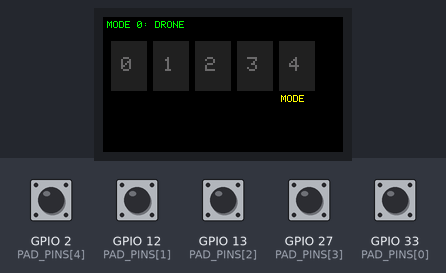
Bench run of a program on a simulated ESP32. Parts: 240×135 colour display. The inputs (shaded band) are chosen by the test bench; at power-on: GPIO 2 (PAD_PINS[4]), GPIO 12 (PAD_PINS[1]), GPIO 13 (PAD_PINS[2]), GPIO 27 (PAD_PINS[3]), GPIO 33 (PAD_PINS[0]) HIGH. What the program prints to the serial monitor is not drawn.

Above: at 2.3 s.
2.4 s: GPIO 2 (PAD_PINS[4]) pulled LOW for 0.15 s
At 3.4 s:
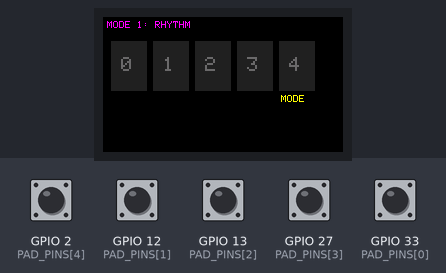
4.0 s: GPIO 12 (PAD_PINS[1]) pulled LOW for 1 s
At 5.0 s:
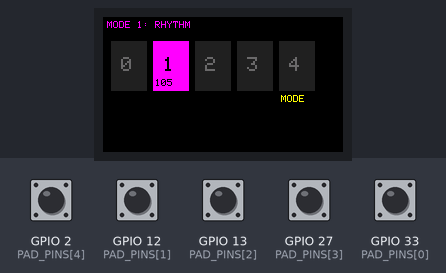
6.6 s: GPIO 2 (PAD_PINS[4]) pulled LOW for 1 s
At 7.9 s:
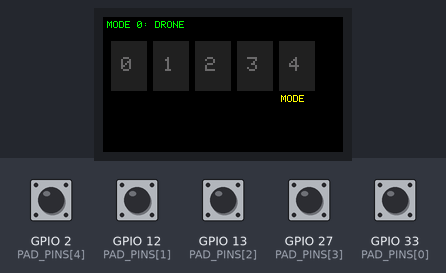
9.1 s: GPIO 13 (PAD_PINS[2]) pulled LOW for 0.15 s
At 9.34 s:
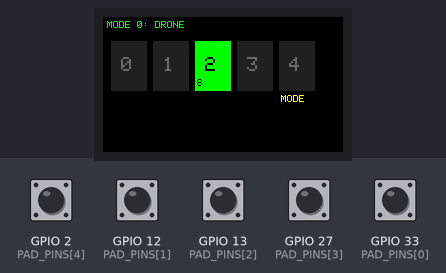
10.9 s: GPIO 2 (PAD_PINS[4]) pulled LOW for 0.15 s
At 12.2 s:
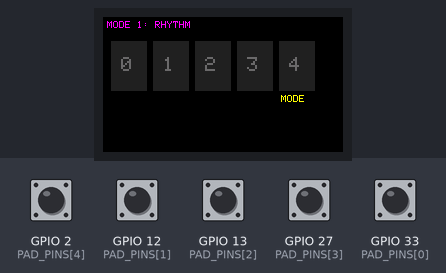
12.5 s: GPIO 27 (PAD_PINS[3]) pulled LOW for 0.15 s
At 12.74 s:
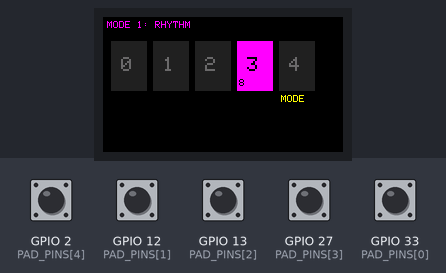
Timing chart, 0 to 15.3 s (numbered marks = the images above; inputs shaded):
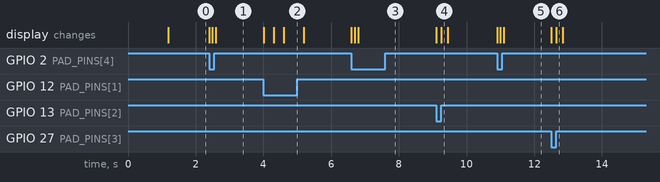

Measured:
- after the input at 2.4 s, the display: first changes at once (image 1 shows a later state)
- after the input at 4.0 s, the display: first changes at once (image 2 shows a later state)
- after the input at 6.6 s, the display: first changes at once (image 3 shows a later state)
- after the input at 9.1 s, the display: first changes at once (image 4 shows a later state)
- after the input at 10.9 s, the display: first changes at once (image 5 shows a later state)
- after the input at 12.5 s, the display: first changes at once (image 6 shows a later state)

The program:

main.cpp
```cpp
#include <Arduino.h>
#include <SPI.h>
#include <TFT_eSPI.h>  // display library for the TTGO T-Display's built-in screen

TFT_eSPI tft = TFT_eSPI();  // the display object — configured via build flags in platformio.ini

// capacitive touch threshold — reading drops below this when touched
// higher value = more sensitive (fires on lighter touches), giving us more dynamic range
const int THRESHOLD = 60;

// GPIO touch pins for each pad
// pad 0 → GPIO 27 (T7)
// pad 1 → GPIO 12 (T5)
// pad 2 → GPIO 13 (T4)
// pad 3 → GPIO 33 (T8)
// pad 4 → GPIO 2  (T2)  ← MODE SWITCH
const uint8_t PAD_PINS[5] = {T8, T5, T4, T7, T2};

// which mode we're in: 0 = drone (sustained), 1 = rhythm (percussive hits)
int currentMode = 0;
const int NUM_MODES = 2;

// --- attack envelope ---
// how long (ms) it takes for a newly-touched pad to ramp from silence to full intensity.
// raise this for a slower, more bowed/swelled attack; lower it for a snappier pluck.
const unsigned long ATTACK_MS = 500;

// --- per-pad state ---
bool          padActive[5]       = {false};  // is this pad currently being held?
unsigned long padTouchStart[5]   = {0};      // millis() when the touch began
float         padIntensity[5]    = {0.0f};   // touch depth locked in at first contact
unsigned long lastSerialSend[5]  = {0};      // rate-limit serial output per pad

// how often to push a serial update while a pad is held (~50 Hz)
const unsigned long SERIAL_INTERVAL_MS = 20;

// prevent mode-switch pad from toggling multiple times per tap
unsigned long lastModeSwitch = 0;
const unsigned long MODE_DEBOUNCE_MS = 600;

// how long each pad's box stays lit on the display after the last serial send
unsigned long padActiveUntil[5] = {0};
const unsigned long PAD_ACTIVE_MS = 200;

// TFT color constants in RGB565 format
#define CLR_BG      TFT_BLACK
#define CLR_GREEN   0x07E0
#define CLR_MAGENTA 0xF81F
#define CLR_YELLOW  0xFFE0
#define CLR_DARK    0x2104  // dim gray for inactive pads

// draws a single pad box on the TFT display
// active = true → colored and shows the current output value
// active = false → dark/dim idle state
void drawPadBox(int i, uint8_t val, bool active) {
  int boxW = 36, boxH = 50;
  int x = 8 + i * (boxW + 6);  // evenly space 5 boxes across the 240px wide screen
  int y = 24;

  uint16_t col = active
    ? (currentMode == 0 ? CLR_GREEN : CLR_MAGENTA)  // green for drone, magenta for rhythm
    : CLR_DARK;

  tft.fillRect(x, y, boxW, boxH, col);
  tft.setTextSize(2);
  tft.setTextColor(active ? CLR_BG : (uint16_t)0x6B4D);
  tft.setCursor(x + 10, y + 16);
  tft.print(i);  // show pad number

  if (active) {
    // show the enveloped output value (useful for seeing the ramp)
    tft.setTextSize(1);
    tft.setTextColor(CLR_BG);
    tft.setCursor(x + 2, y + boxH - 12);
    tft.print(val);
  }
}

// redraws the whole screen — called on startup and after every mode switch
void drawInterface() {
  tft.fillScreen(CLR_BG);
  tft.setTextSize(1);

  if (currentMode == 0) {
    tft.setTextColor(CLR_GREEN);
    tft.setCursor(4, 4);
    tft.println("MODE 0: DRONE");
  } else {
    tft.setTextColor(CLR_MAGENTA);
    tft.setCursor(4, 4);
    tft.println("MODE 1: RHYTHM");
  }

  for (int i = 0; i < 5; i++) drawPadBox(i, 0, false);

  tft.setTextSize(1);
  tft.setTextColor(CLR_YELLOW);
  tft.setCursor(8 + 4 * (36 + 6) + 2, 24 + 50 + 4);
  tft.print("MODE");
}

// brief full-screen flash when switching modes
void flashModeSwitch() {
  uint16_t col = (currentMode == 0) ? CLR_GREEN : CLR_MAGENTA;
  tft.fillScreen(col);
  unsigned long t = millis();
  while (millis() - t < 60) {}
  tft.fillScreen(CLR_BG);
  t = millis();
  while (millis() - t < 30) {}
}

void setup() {
  Serial.begin(115200);
  delay(1000);
  Serial.println("NEUROMANCER TOUCH INSTRUMENT");

  tft.init();
  tft.setRotation(1);  // landscape mode (240×135)
  drawInterface();

  // no touch interrupts — we poll continuously so we can track hold duration
}

void loop() {
  unsigned long now = millis();

  for (int i = 0; i < 5; i++) {
    uint32_t raw     = touchRead(PAD_PINS[i]);
    bool     touching = (raw < THRESHOLD);

    // --- pad 4: mode switch ---
    if (i == 4) {
      if (touching && !padActive[4]) {
        padActive[4] = true;
        if (now - lastModeSwitch > MODE_DEBOUNCE_MS) {
          lastModeSwitch = now;
          currentMode = (currentMode + 1) % NUM_MODES;
          Serial.print("mode,");
          Serial.println(currentMode);
          flashModeSwitch();
          drawInterface();
        }
      } else if (!touching) {
        padActive[4] = false;
      }
      continue;
    }

    // --- pads 0-3: instrument pads with attack envelope ---

    if (touching && !padActive[i]) {
      // new touch — lock in intensity from the first reading and start the ramp
      padActive[i]     = true;
      padTouchStart[i] = now;
      float initIntensity = (float)(THRESHOLD - (int)raw) / (float)THRESHOLD;
      if (initIntensity < 0.0f) initIntensity = 0.0f;
      if (initIntensity > 1.0f) initIntensity = 1.0f;
      padIntensity[i] = initIntensity;
    } else if (!touching && padActive[i]) {
      // released — reset so next touch starts fresh from zero
      padActive[i] = false;
    }

    if (!padActive[i]) continue;

    // rate-limit how often we push serial updates (~50 Hz)
    if (now - lastSerialSend[i] < SERIAL_INTERVAL_MS) continue;
    lastSerialSend[i] = now;

    // --- compute the enveloped output value ---

    // attack ramp: 0.0 → 1.0 over ATTACK_MS milliseconds
    float elapsed = (float)(now - padTouchStart[i]);
    float ramp    = elapsed / (float)ATTACK_MS;
    if (ramp > 1.0f) ramp = 1.0f;

    // quadratic ease-in: slow start, accelerates into full intensity
    // change to ramp = ramp for linear, or ramp * ramp * ramp for cubic (slower start)
    ramp = ramp * ramp;

    // use the intensity locked in at first contact — not the live reading,
    // because the ESP32 touch sensor recalibrates during sustained holds and
    // the raw value drifts back toward the threshold, which would kill the level.
    uint8_t outVal = (uint8_t)(ramp * padIntensity[i] * 127.0f);

    Serial.print(i);
    Serial.print(",");
    Serial.println(outVal);

    padActiveUntil[i] = now + PAD_ACTIVE_MS;
    drawPadBox(i, outVal, true);
  }

  // dim any pad boxes whose display timer has expired
  now = millis();
  for (int i = 0; i < 4; i++) {
    if (padActiveUntil[i] && now >= padActiveUntil[i]) {
      padActiveUntil[i] = 0;
      drawPadBox(i, 0, false);
    }
  }
}
```
